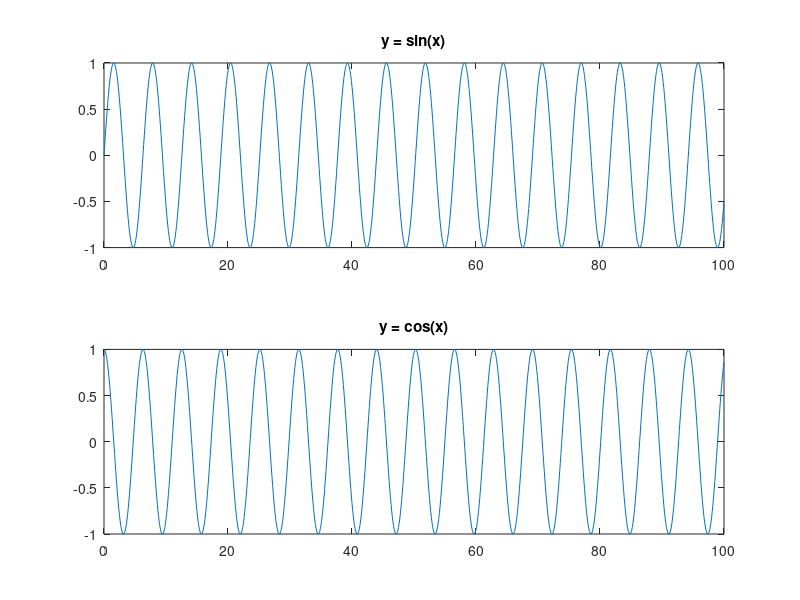

MATLAB code for this plot:
x = 0:0.1:100;
y = sin(x);
plot(x,y)

x = 0:0.01:100;
y = sin(x);
plot(x,y)

x = 0:0.1:100;
y = exp(x);
plot(x,y)

x = 0:0.1:100;
y = log(x);
plot(x,y)

x = 0:0.1:100;
y1 = sin(x);
y2 = cos(x);
plot(x,y1,x,y2)

subplot(2,1,1)
x = 0:0.1:100;
y = sin(x);
plot(x,y);
title('y = sin(x)');
subplot(2,1,2)
x = 0:0.1:100;
y = cos(x);
plot(x,y);
title('y = cos(x)');